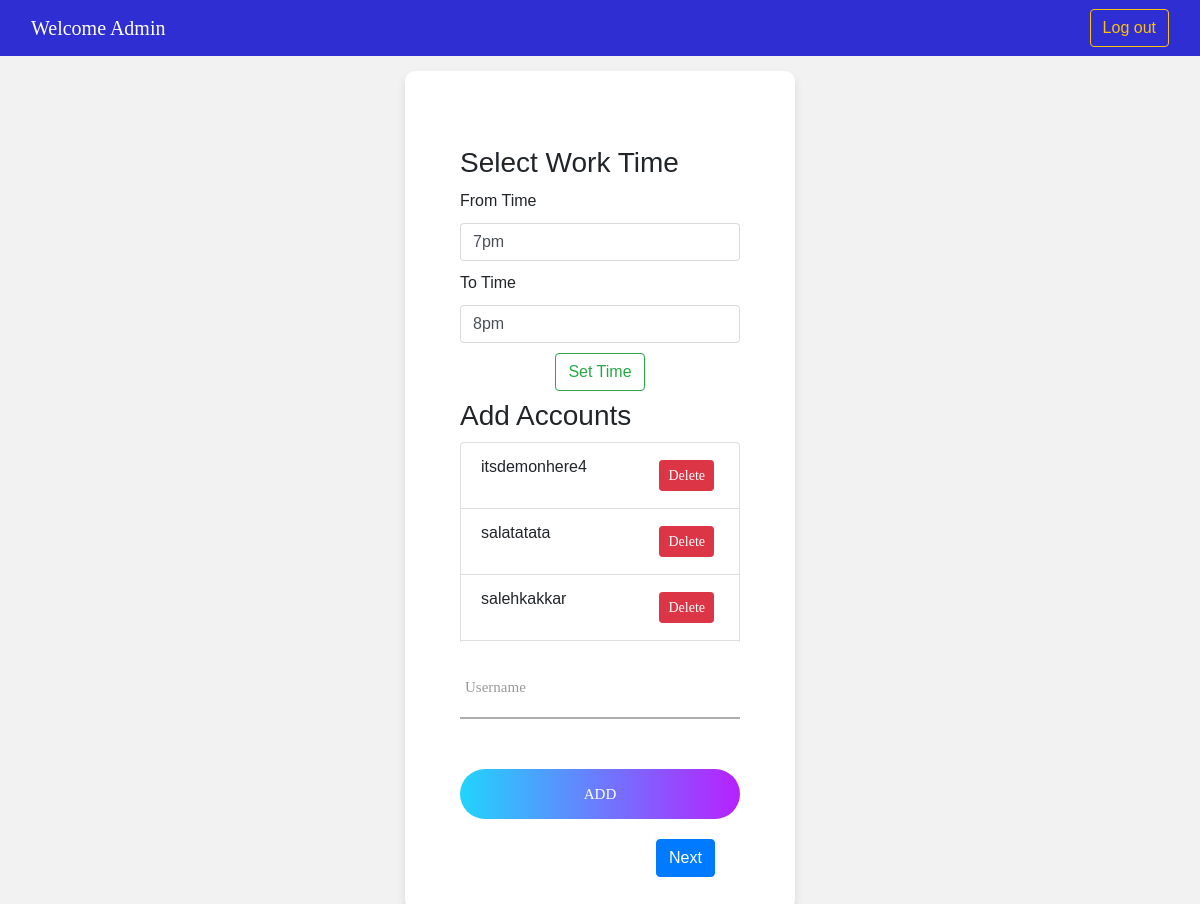
Screenshot of /home.html (signed in) with the database file from the repository.
### insta/models.py (models this page shows)
class Time(models.Model):
    from_time = models.CharField(max_length=200, default=None)
    to_time = models.CharField(max_length=200, default=None)
    user_email = models.CharField(max_length=200, default=None)

class Details(models.Model):
    user_email = models.CharField(max_length=200 ,default=None )
    account=models.CharField(max_length=200 ,default=None )

### insta/views.py (the view)
# urls.py: path('home.html',views.home),
@login_required(login_url='/')
def home(request):
   obj=Details.objects.filter(user_email=request.user).values_list("account")
   obj=list(obj)
   for i in range(len(obj)):
      obj[i]=obj[i][0]
   time_obj=Time.objects.filter(user_email=request.user).values()
   if len(list(time_obj))>=1:
      time_obj=list(time_obj)[0]
      from_time=time_obj['from_time']
      to_time=time_obj['to_time']
      context={"emails":list(obj),"from_time":from_time,"to_time":to_time,"user":str(request.user).capitalize()}
   else:
      context = {"emails": list(obj),'user':str(request.user).capitalize()}
   print("home")
   return render(request,'home.html',context)

### insta/templates/home.html (shortened to what this page needs)
<!DOCTYPE html>
<html lang="en">
<head>
	<link rel="stylesheet" type="text/css" href="../static/vendor/bootstrap/css/bootstrap.min.css">
	<link rel="stylesheet" type="text/css" href="../static/fonts/font-awesome-4.7.0/css/font-awesome.min.css">
	<link rel="stylesheet" type="text/css" href="../static/fonts/iconic/css/material-design-iconic-font.min.css">
	<link rel="stylesheet" type="text/css" href="../static/vendor/animate/animate.css">
	<link rel="stylesheet" type="text/css" href="../static/vendor/css-hamburgers/hamburgers.min.css">
	<link rel="stylesheet" type="text/css" href="../static/vendor/animsition/css/animsition.min.css">
	<link rel="stylesheet" type="text/css" href="../static/vendor/select2/select2.min.css">
	<link rel="stylesheet" type="text/css" href="../static/vendor/daterangepicker/daterangepicker.css">
	<link rel="stylesheet" type="text/css" href="../static/css/util.css">
	<link rel="stylesheet" type="text/css" href="../static/css/main.css">
</head>
<body>
	<nav class="navbar">
		<div class="container-fluid">
			<p class="navbar-brand">
				Welcome {{ user }}
			</p>
				<li>
					<form action=" {%url 'logout_user'%} " method="post">
						<button  class="btn btn-outline-warning" type="Submit">Log out</button>
					</form>
				</li>
		</div>
	</nav>
	<div class="limiter">
		<div class="container-login100">
			<div class="wrap-login100">
				<form class="login100-form validate-form" action=" {%url 'save_time'%} " method="post">
                    <h3 style="margin-bottom: 10px;">Select Work Time</h3>
						<div>
						  <span style="margin-top: 10px;" class="input-group-text">From Time</span>
						  <input style="margin-top: 10px;margin-bottom:10px;" type="text" class="form-control" name="from" value="{{ from_time }}" aria-describedby="inputGroup-sizing-default">
						</div>
						<div>
						  <span style="margin-top: 10px;" class="input-group-text">To Time</span>
						  <input style="margin-top: 10px;" type="text" class="form-control" name="to" value="{{ to_time }}" aria-describedby="inputGroup-sizing-default">
						</div>
						<div>
						<button style="display: block;
    margin: 0 auto;
    margin-top: 10px;margin-bottom:10px;
    text-align: center;" class="btn btn-outline-success" type="submit">Set Time</button></div>
					</form>
					<form class="login100-form validate-form" action=" {%url 'save_username'%} " method="post">
                    <h3 >Add Accounts</h3>
                    <div>
                        <ul style="margin-top: 10px;margin-bottom:10px;height: 200px; overflow: auto" class="list-group">
							{% for email in emails %}
                            	<li class="list-group-item">{{ email }}
									<a style="float:right; margin:5px; color: white;" href="/home.html/{{email}}/" class="btn btn-danger btn-sm" >Delete</a>
								</li>
							{% endfor %}
                            </ul>
                            </div>
					<div class="wrap-input100 " style="margin-top: 12px;">
						<input style="margin-top: 20px;margin-bottom:10px;" class="input100" type="text" name="username">
						<span class="focus-input100" data-placeholder="Username"></span>
					</div>
					<div class="container-login100-form-btn">
						<div class="wrap-login100-form-btn">
							<div class="login100-form-bgbtn"></div>
							<button class="login100-form-btn" type="submit">Add</button>
						</div>
					</div>
                    <button style="margin-left:70%; margin-top: 20px;" type="button" class="btn btn-primary" onclick="location.href='{% url 'comment' %}'" >Next</button>
				</form>
			</div>
		</div>
	</div>
</body>
</html>

### insta/static/css/main.css (style rules this page uses)
* { margin: 0px; padding: 0px; box-sizing: border-box; }
body, html { height: 100%; font-family: Poppins-Regular, sans-serif; }
a { font-family: Poppins-Regular; font-size: 14px; line-height: 1.7; color: #666666; margin: 0px; transition: all 0.4s; -webkit-transition: all 0.4s; -o-transition: all 0.4s; -moz-transition: all 0.4s; }
h1,h2,h3,h4,h5,h6 { margin: 0px; }
p { font-family: Poppins-Regular; font-size: 14px; line-height: 1.7; color: #666666; margin: 0px; }
ul, li { margin: 0px; list-style-type: none; }
input { outline: none; border: none; }
button { outline: none !important; border: none; background: transparent; }
.limiter { width: 100%; margin: 0 auto; }
.navbar-brand { color:#fff; }
.navbar { font-family: sans-serif; background:rgb(46, 46, 210); }
.container-login100 { width: 100%; min-height: 100vh; display: -webkit-box; display: -webkit-flex; display: -moz-box; display: -ms-flexbox; display: flex; flex-wrap: wrap; justify-content: center; align-items: center; padding: 15px; background: #f2f2f2; }
.wrap-login100 { width: 390px; background: #fff; border-radius: 10px; overflow: hidden; padding: 77px 55px 33px 55px; box-shadow: 0 5px 10px 0px rgba(0, 0, 0, 0.1); -moz-box-shadow: 0 5px 10px 0px rgba(0, 0, 0, 0.1); -webkit-box-shadow: 0 5px 10px 0px rgba(0, 0, 0, 0.1); -o-box-shadow: 0 5px 10px 0px rgba(0, 0, 0, 0.1); -ms-box-shadow: 0 5px 10px 0px rgba(0, 0, 0, 0.1); }
.login100-form { width: 100%; }
.wrap-input100 { width: 100%; position: relative; border-bottom: 2px solid #adadad; margin-bottom: 37px; }
.input100 { font-family: Poppins-Regular; font-size: 15px; color: #555555; line-height: 1.2; display: block; width: 100%; height: 45px; background: transparent; padding: 0 5px; }
.focus-input100 { position: absolute; display: block; width: 100%; height: 100%; top: 0; left: 0; pointer-events: none; }
.focus-input100::before { content: ""; display: block; position: absolute; bottom: -2px; left: 0; width: 0; height: 2px; -webkit-transition: all 0.4s; -o-transition: all 0.4s; -moz-transition: all 0.4s; transition: all 0.4s; background: #6a7dfe; background: -webkit-linear-gradient(left, #21d4fd, #b721ff); background: -o-linear-gradient(left, #21d4fd, #b721ff); background: -moz-linear-gradient(left, #21d4fd, #b721ff); background: linear-gradient(left, #21d4fd, #b721ff); }
.focus-input100::after { font-family: Poppins-Regular; font-size: 15px; color: #999999; line-height: 1.2; content: attr(data-placeholder); display: block; width: 100%; position: absolute; top: 16px; left: 0px; padding-left: 5px; -webkit-transition: all 0.4s; -o-transition: all 0.4s; -moz-transition: all 0.4s; transition: all 0.4s; }
.container-login100-form-btn { display: -webkit-box; display: -webkit-flex; display: -moz-box; display: -ms-flexbox; display: flex; flex-wrap: wrap; justify-content: center; padding-top: 13px; }
.wrap-login100-form-btn { width: 100%; display: block; position: relative; z-index: 1; border-radius: 25px; overflow: hidden; margin: 0 auto; }
.login100-form-bgbtn { position: absolute; z-index: -1; width: 300%; height: 100%; background: #a64bf4; background: -webkit-linear-gradient(right, #21d4fd, #b721ff, #21d4fd, #b721ff); background: -o-linear-gradient(right, #21d4fd, #b721ff, #21d4fd, #b721ff); background: -moz-linear-gradient(right, #21d4fd, #b721ff, #21d4fd, #b721ff); background: linear-gradient(right, #21d4fd, #b721ff, #21d4fd, #b721ff); top: 0; left: -100%; -webkit-transition: all 0.4s; -o-transition: all 0.4s; -moz-transition: all 0.4s; transition: all 0.4s; }
.login100-form-btn { font-family: Poppins-Medium; font-size: 15px; color: #fff; line-height: 1.2; text-transform: uppercase; display: -webkit-box; display: -webkit-flex; display: -moz-box; display: -ms-flexbox; display: flex; justify-content: center; align-items: center; padding: 0 20px; width: 100%; height: 50px; }

### rows the page displays
Time: from "7pm", to "8pm"
Details: account "itsdemonhere4"
Details: account "salatatata"
Details: account "salehkakkar"

### other values shown
{{ user }} "Admin"
